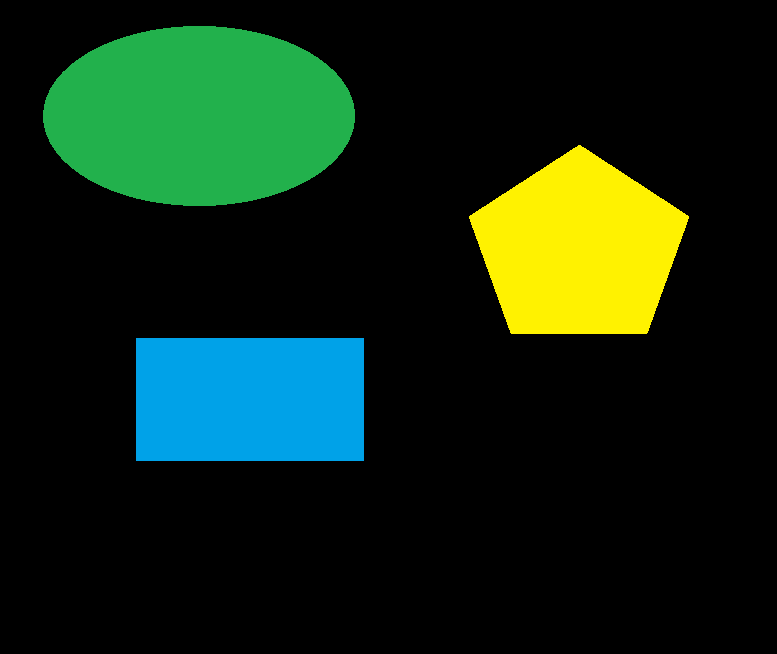
#> input picture Deep-Learning/OpenCv/PyImageSearch-tutorials/Data/Input/Image-1.png, 777 x 654 px
$ python build_montages.py --images Data/Input
#> lines starting #> are read from the running program, lines starting #| are printed output that depends on the picture
import argparse
import cv2
from imutils import build_montages
from imutils import paths
import random

ap = argparse.ArgumentParser()
ap.add_argument("-i", "--images", required=True, help="Path to input images")
ap.add_argument("-n", "--num_of_images", type=int, default=21, help="number of images to be montaged together")
args = vars(ap.parse_args())

image_paths = list(paths.list_images(args["images"]))
random.shuffle(image_paths)
image_paths = image_paths[:args["num_of_images"]]

images = []
for img_path in image_paths:
    images.append(cv2.imread(img_path))

montages = build_montages(images, (128, 196), (7,3))
#> montages = 1 item
for montage in montages:
    cv2.imshow("Montage", montage)
    cv2.waitKey(0)
#> this loop made 1 pass
#> pass 1, `cv2.imshow("Montage", montage)`:
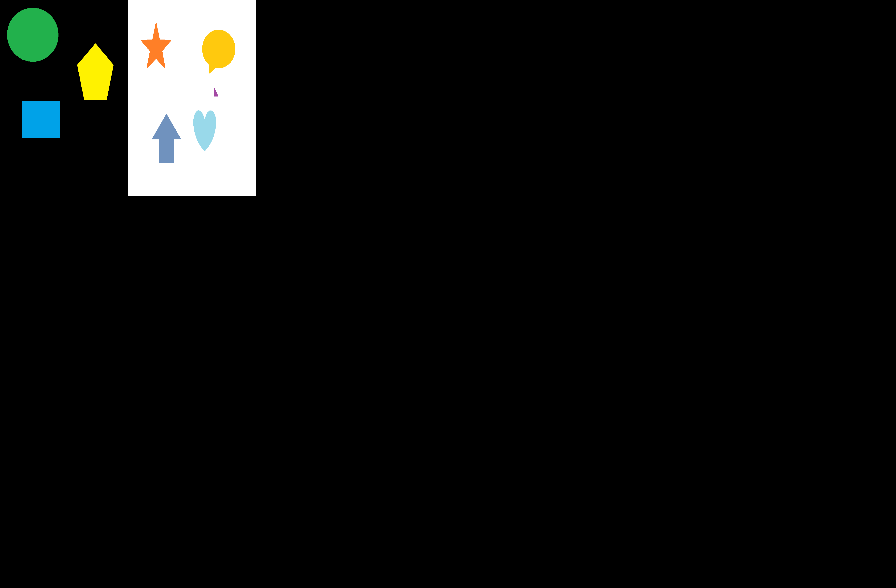
#> window 'Montage': shape (588, 896, 3); mean B, G, R 12.3, 13.5, 12.6
